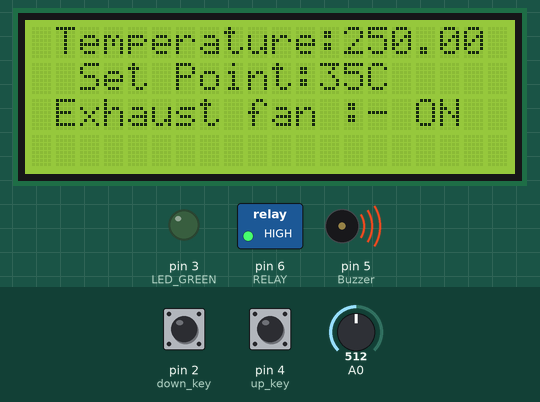
Recording of a sketch running on a simulated Arduino Uno, built with avr-gcc and run on an emulated ATmega328P. Parts: 20×4 character LCD, switched loads named in the sketch (green lamp = pin HIGH), output pins drawn as LEDs (lit = HIGH), buzzer (waves = sounding, pin HIGH). The inputs (shaded band) are chosen by the test bench; at power-on: A0 = 512, pin 2 (down_key) HIGH, pin 4 (up_key) HIGH. The modem accepts every AT command (registered, SIM ready, sends succeed) and sends nothing else; what the sketch prints to the serial monitor is not drawn.

Above: at 6.3 s.
6.4 s: A0 set to 76
At 9.6 s:
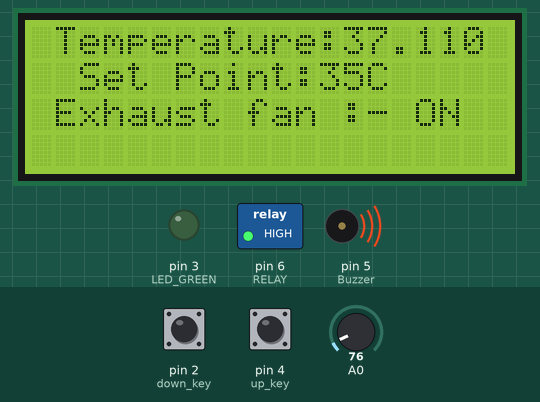
10.5 s: A0 set to 64
At 12.8 s:
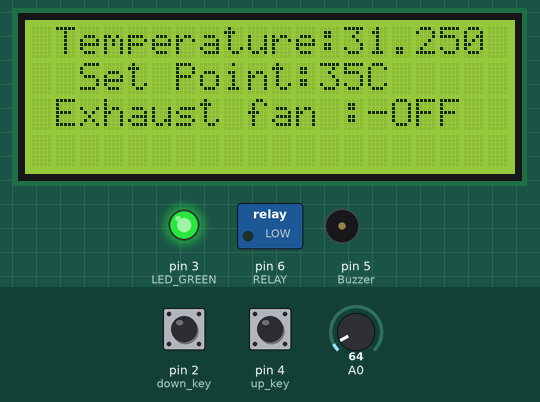
14.6 s: pin 2 (down_key) pulled LOW for 3 s
At 16.1 s:
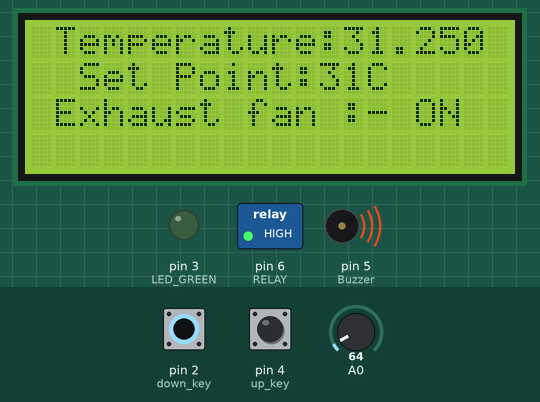
19.1 s: pin 4 (up_key) pulled LOW for 3 s
At 22.3 s:
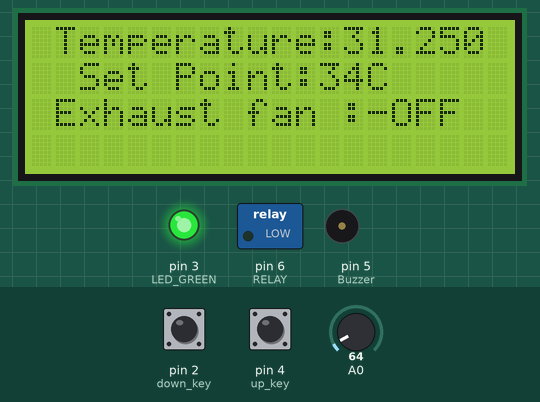
23.6 s: pin 4 (up_key) pulled LOW for 3 s
At 24.47 s:
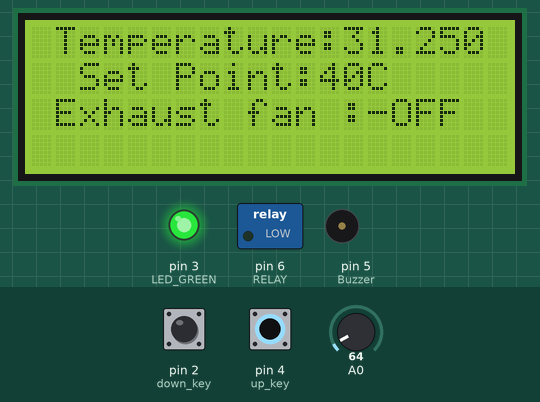
28.1 s: A0 set to 25
At 28.9 s:
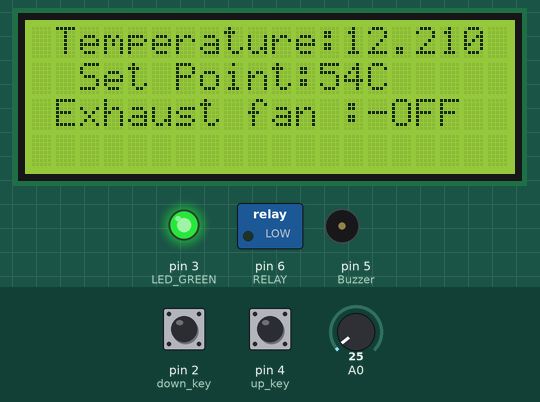
Timing chart, 0 to 31.1 s (numbered marks = the images above; inputs shaded):
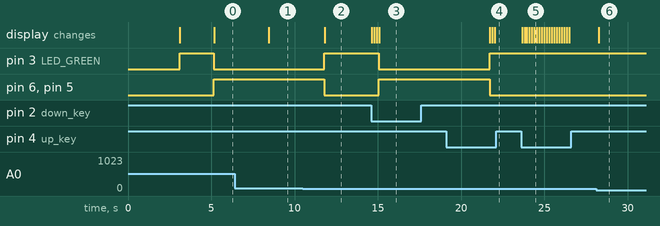

The sketch:

LM35_And_Gsm_Based_Digital_Room_Temperature_Meter.ino
```cpp
//PRATEEK
//www.prateeks.in

#include <LiquidCrystal_I2C.h>
LiquidCrystal_I2C lcd(0x27, 20, 4);
#include <SoftwareSerial.h>

SoftwareSerial mySerial(9,8);

const int Buzzer=5;
const int LED_GREEN=3;
const int RELAY=6;

const int up_key=4;
const int down_key=2;

int SetPoint=35;

void setup(){

  mySerial.begin(9600);
  Serial.begin(9600);
  pinMode(Buzzer,OUTPUT);
  pinMode(LED_GREEN,OUTPUT);
  pinMode(RELAY,OUTPUT);
  pinMode(up_key,INPUT);
  pinMode(down_key,INPUT);

  //Pull up for setpoint keys
  digitalWrite(up_key,HIGH);
  digitalWrite(down_key,HIGH);

lcd.init();
lcd.backlight();
lcd.setCursor(2,0);
lcd.print ("WELCOME TO  ");
lcd.setCursor(2,1);
lcd.print ("JUSTDOELECTRONICS");
lcd.setCursor(6,2);
lcd.print ("DESIGN By :-");
lcd.setCursor(6,3);
lcd.print ("PRATEEK");
delay(3000);
lcd.clear();


  digitalWrite(LED_GREEN,HIGH);
  digitalWrite(Buzzer,LOW);
  digitalWrite(RELAY,LOW);
  delay(2000);
}

void loop(){
  double Temperature = ((5.0/1024.0) * analogRead(A0)) * 100;

  lcd.setCursor(1,0);
  lcd.print("Temperature:");
  lcd.print(Temperature);

//Get user input for setpoints
  if(digitalRead(down_key)==LOW)
  {
    if(SetPoint>0)
    {
      SetPoint--;
    }
  }
  if(digitalRead(up_key)==LOW)
  {
    if(SetPoint<150)
    {
      SetPoint++;
    }
  }

  lcd.setCursor(2,1);
  lcd.print("Set Point:");
  lcd.print(SetPoint);
  lcd.print("C   ");

if(Temperature < SetPoint)
{
   digitalWrite(RELAY,LOW);
   digitalWrite(Buzzer,LOW);
   digitalWrite(LED_GREEN,HIGH);

lcd.setCursor(1,2);
lcd.print ("Exhaust fan :-OFF");


}
else
{
  digitalWrite(RELAY,HIGH);
  digitalWrite(LED_GREEN,LOW);
  digitalWrite(Buzzer,HIGH);


lcd.setCursor(1,2);
lcd.print ("Exhaust fan :- ON");

Serial.println("I am in send");
mySerial.println("AT+CMGF=1");
delay(1000);
mySerial.println("AT+CMGS=\"+918830584864\"\r");
delay(1000);
Temperature/mySerial.println("Temperature High Plz Check");
delay(100);
mySerial.println((char)26);
delay(1000);

}

  delay(100);
}
```

Measured:
- the behaviour switches between 72 and 71 on A0 (found by bisection; images 1 and 2)
- after the input at 6.4 s, the display: changes after 2.1 s (image 1)
- after the input at 10.5 s, pin 3 (LED_GREEN): LOW → HIGH after 1.3 s; pin 6 (RELAY), pin 5 (Buzzer): HIGH → LOW after 1.3 s; the display: changes after 1.3 s (image 2)
- after the input at 14.6 s, pin 3 (LED_GREEN): HIGH → LOW after 0.46 s; pin 6 (RELAY), pin 5 (Buzzer): LOW → HIGH after 0.46 s; the display: first changes at once (image 3 shows a later state)
- after the input at 19.1 s, pin 3 (LED_GREEN): LOW → HIGH after 2.6 s; pin 6 (RELAY), pin 5 (Buzzer): HIGH → LOW after 2.6 s; the display: first changes after 2.6 s (image 4 shows a later state)
- after the input at 23.6 s, the display: first changes after 0.06 s (image 5 shows a later state)
- after the input at 28.1 s, the display: changes after 0.17 s (image 6)
